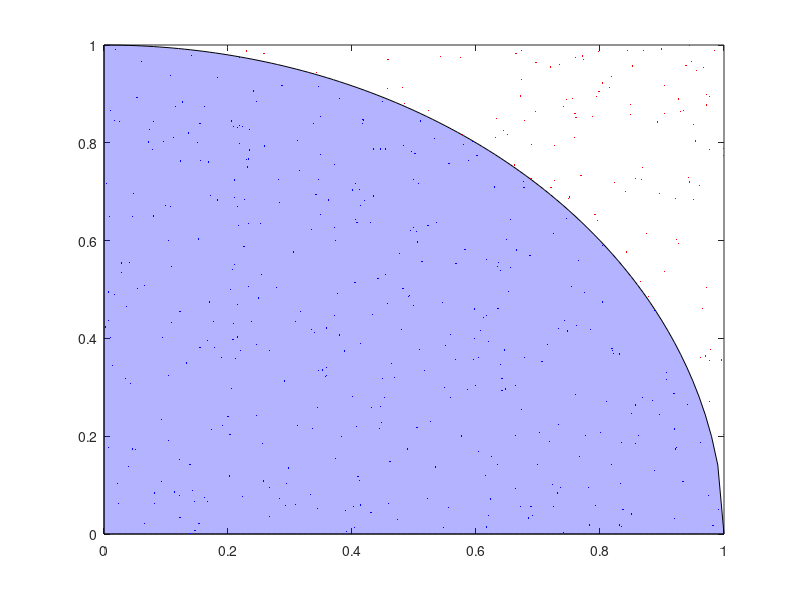

Source code (MATLAB):
clear;clf; hold off;

%%% calculates starting quarter circle
y_circ = @(x) sqrt(1 - x .^ 2);
inc = [0:0.01:1];
circlePoints = y_circ(inc);

%%% plots quarter circle highlighting which areas are in
area (inc, circlePoints, "FaceColor", "blue", "FaceAlpha", 0.3)
hold on;

%%% initialising starting variables
throws = 0; % tracks amount of throws
inCircle = 0; % tracks how many darts are inside
outCircle = 0;% tracks how many darts are outside

%%% runs 500 trials to guess pi (best mix of accuracy and time)
for i = 1:500
    % gets random x and y coords
    x = rand(1);
    y = rand(1);
    throws++;
    % puts marker on board, is sorted based on if inside or outside
    if (y < y_circ(x))
        inCircle++;
        plot(x, y, "marker", '.', "color", "b", "markersize", 2);
    else
        outCircle++;
        plot(x, y, "marker", '.', "color", "r", "markersize", 2);
    endif
endfor

%%% gets variables ready for display
a = inCircle/throws * 4 % calculates guessed value of pi
dif = abs(a - pi); % gets difference thru absolute value
msg = ""; % inits msg var

%%% changes message based on circumstances
if (a > pi)
    msg = "greater";
elseif (a < pi)
    msg = "lesser";
else
    msg = "the same"
endif

%%% prints needed values
fprintf("The estimation was %s than pi by %d", msg, dif)
